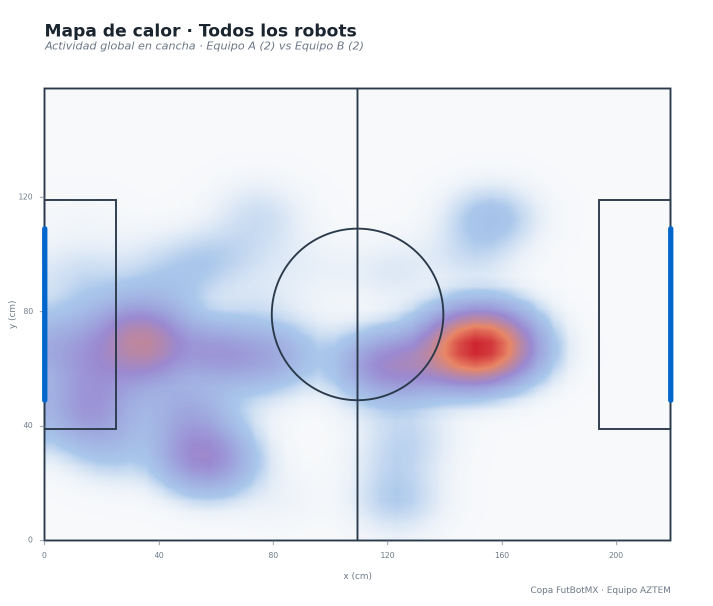
#> input picture results/visualizations/01_heatmap.png, 1426 x 1212 px (shown at 1/2 size)
$ python 08_export_demo_video.py
#> lines starting #> are read from the running program, lines starting #| are printed output that depends on the picture
#> in generar_video_demo, img is the input picture: shape (1212, 1426, 3); mean B, G, R 241.6, 230.6, 226.9
import os
import cv2
import numpy as np

# =====================================================================
# COLORES PREMIUM (Formato BGR para OpenCV)
# =====================================================================
COLOR_BG_DARK = (18, 18, 20)      # Gris casi negro
COLOR_ACCENT = (255, 132, 10)     # Azul Apple (0A84FF en RGB -> BGR)
COLOR_TEXT_MAIN = (250, 250, 250) # Blanco puro suave
COLOR_TEXT_SUB = (160, 160, 160)  # Gris claro para subtítulos
COLOR_BORDER = (50, 50, 50)       # Gris oscuro para bordes sutiles

# =====================================================================
# FUNCIONES DE DISEÑO UI PREMIUM
# =====================================================================

# [131 lines left out: functions letterbox_image, poner_texto_centrado, crear_frame_texto, poner_subtitulo, poner_etiqueta_esquina, dibujar_transicion_minimalista and 1 more, not called in this run]

def crear_grid_4_imagenes(imagenes, ancho, alto):
    """Grid optimizado numerado que MANTIENE LA PROPORCIÓN (diseño limpio)."""
#> called with ancho = 1920, alto = 1080
    lienzo = np.full((alto, ancho, 3), COLOR_BG_DARK, dtype=np.uint8)
    celda_w, celda_h = ancho // 2, alto // 2

    for i, img in enumerate(imagenes):
        if img is None or i >= 4: continue
        row, col = i // 2, i % 2

        # Letterboxing interno para no deformar
        h, w = img.shape[:2]
        scale = min(celda_w / w, celda_h / h)
        new_w, new_h = int(w * scale), int(h * scale)

        resized = cv2.resize(img, (new_w, new_h), interpolation=cv2.INTER_AREA)

        y_off = (row * celda_h) + ((celda_h - new_h) // 2)
        x_off = (col * celda_w) + ((celda_w - new_w) // 2)

        lienzo[y_off:y_off+new_h, x_off:x_off+new_w] = resized

        # Etiqueta de numeración UI (Círculo sutil en esquina de la celda)
        cx, cy = (col * celda_w) + 35, (row * celda_h) + 35
        cv2.circle(lienzo, (cx, cy), 16, (30, 30, 30), -1, cv2.LINE_AA)
        cv2.circle(lienzo, (cx, cy), 16, COLOR_BORDER, 1, cv2.LINE_AA)

        texto_num = str(i + 1)
        tam_txt = cv2.getTextSize(texto_num, cv2.FONT_HERSHEY_SIMPLEX, 0.5, 1)[0]
        cv2.putText(lienzo, texto_num, (cx - tam_txt[0]//2, cy + tam_txt[1]//2),
                    cv2.FONT_HERSHEY_SIMPLEX, 0.5, COLOR_TEXT_MAIN, 1, cv2.LINE_AA)
#> this loop made 4 passes

    # Líneas separadoras de la cuadrícula sutiles
    cv2.line(lienzo, (celda_w, 0), (celda_w, alto), COLOR_BORDER, 1, cv2.LINE_AA)
#> lienzo: shape (1080, 1920, 3); mean of channels 0, 1, 2 18, 18, 20
    cv2.line(lienzo, (0, celda_h), (ancho, celda_h), COLOR_BORDER, 1, cv2.LINE_AA)
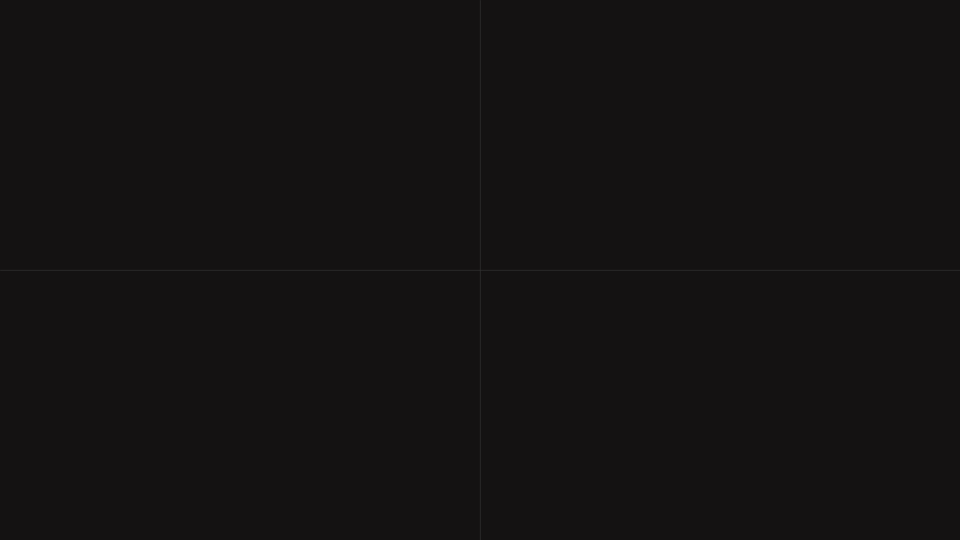
#> lienzo: shape (1080, 1920, 3) (shown at 1/2 size); mean of channels 0, 1, 2 18.1, 18.1, 20.1; drawn as B, G, R

    return lienzo

def generar_video_demo():
    current_dir = os.path.dirname(os.path.abspath(__file__))
    root_dir = os.path.dirname(current_dir)

    # Rutas
    vid_path = os.path.join(root_dir, 'data', 'partido.mp4')
    gif_path = os.path.join(root_dir, 'results', 'visualizations', 'tracking_visualization.gif')
    out_path = os.path.join(root_dir, 'results', 'demo_final.mp4')

    ANCHO, ALTO = 1920, 1080
    FPS = 30
    out = cv2.VideoWriter(out_path, cv2.VideoWriter_fourcc(*'mp4v'), FPS, (ANCHO, ALTO))

    print("Iniciando renderizado del video demo (Diseño UI Premium) en Full HD...")

    # Cargar las 7 visualizaciones
    vis_data = [
        ('01_heatmap.png', "Mapas de calor: Zonas de mayor actividad global."),
        ('02_trayectorias.png', "Trayectorias: Seguimiento historico del desplazamiento."),
        ('03_pases.png', "Deteccion de Pases: Interacciones completadas entre robots."),
        ('04_tiros.png', "Tiros a Porteria: Identificacion de jugadas ofensivas."),
        ('05_voronoi.png', "Diagramas de Voronoi: Analisis de control y dominio espacial."),
        ('06_posesion.png', "Posesion: Distribucion del control del balon."),
        ('07_red_pases.png', "Red de Pases: Conectividad y asociaciones del equipo.")
    ]

    visualizaciones_cargadas = []
    for filename, subtitulo in vis_data:
        p = os.path.join(root_dir, 'results', 'visualizations', filename)
        img = cv2.imread(p)
        if img is not None:
            visualizaciones_cargadas.append((img, subtitulo))

    # Cargar máscaras
    # Nota: la vista angular (partido_angle.mp4) es un clip sintético de
    # prueba de rutas (circulo en fondo negro), no metraje real de cancha,
    # por lo que el demo final se construye solo con la vista cenital.
    lista_masks = [cv2.imread(os.path.join(root_dir, 'results', 'masks', f'frame_{i:05d}_mask.png')) for i in range(1, 5)]

    grid_masks = crear_grid_4_imagenes(lista_masks, ANCHO, ALTO)

#> (the run stopped early here; a loop or call above may not have finished)
